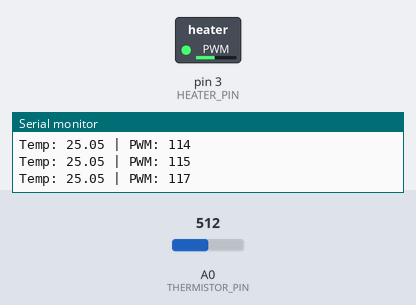
Simulated run of this sketch. Board: Arduino Uno, built with avr-gcc and run on an emulated ATmega328P. On the bench: switched loads named in the sketch (green lamp = pin HIGH), the last lines printed to the serial monitor. The test bench sets the inputs (shaded band); at power-on: A0 (THERMISTOR_PIN) = 512.

Above: at 1.27 s.
1.3 s: A0 (THERMISTOR_PIN) set to 306
2.8 s: A0 (THERMISTOR_PIN) set to 511
At 2.97 s:
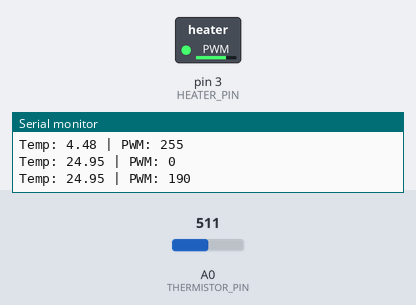
5.8 s: A0 (THERMISTOR_PIN) set to 716
At 6.3 s:
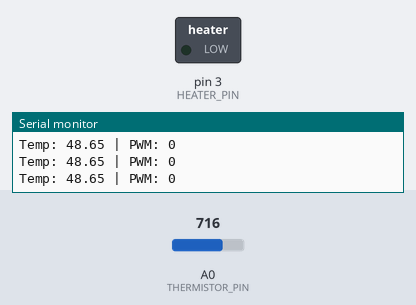
7.3 s: A0 (THERMISTOR_PIN) set to 1012
8.8 s: A0 (THERMISTOR_PIN) set to 1023
At 9.8 s:
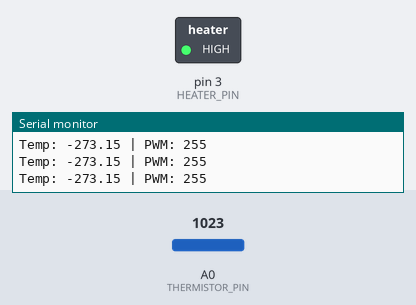
Timing chart, 0 to 11.3 s (numbered marks = the images above; inputs shaded):
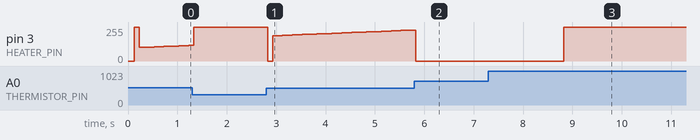

Measured:
- the behaviour switches between 1022 and 1023 on A0 (THERMISTOR_PIN) (found by bisection; images 2 and 3)
- after the input at 2.8 s, pin 3 (HEATER_PIN): 255/255 → 0/255 at once, → 190/255 0.10 s later, → 191/255 0.10 s later, → 193/255 0.10 s later, … (30 changes in this stretch)
- after the input at 8.8 s, pin 3 (HEATER_PIN): 0/255 → 255/255 at once

The sketch:

temp_control_pid_mosfet.ino
```cpp
// --- Configuration ---
const int THERMISTOR_PIN = A0;
const int HEATER_PIN = 3;     // Must be a PWM pin
const float SETPOINT = 35.0;  // Target temperature in Celsius

// PID Constants (Tuning required)
float Kp = 10.0;
float Ki = 1.5;
float Kd = 5.0;

// Thermistor Constants
const float SERIES_RESISTOR = 10000.0;     // 10k fixed resistor
const float NOMINAL_RESISTANCE = 10000.0;  // 10k at 25C
const float NOMINAL_TEMPERATURE = 25.0;
const float B_COEFFICIENT = 3435.0;
const int ADC_SAMPLES = 5.1;

// Variables
float integral = 0;
float lastError = 0;
unsigned long lastTime = 0;
const int sampleRate = 100;  // Sample every 100ms

void setup() {
  pinMode(HEATER_PIN, OUTPUT);
  Serial.begin(9600);
}

void loop() {
  unsigned long currentTime = millis();

  if (currentTime - lastTime >= sampleRate) {
    float currentTemp = readTemperature();
    float error = SETPOINT - currentTemp;

    // PID Calculations
    float deltaTime = (float)(currentTime - lastTime) / 1000.0;
    integral += error * deltaTime;

    // Anti-windup: limit the integral to prevent huge overshoots
    integral = constrain(integral, -100, 100);

    float derivative = (error - lastError) / deltaTime;

    float output = (Kp * error) + (Ki * integral) + (Kd * derivative);

    // Convert output to PWM (0-255)
    int pwmValue = constrain(output, 0, 255);
    analogWrite(HEATER_PIN, pwmValue);

    // Debugging
    Serial.print("Temp: ");
    Serial.print(currentTemp);
    Serial.print(" | PWM: ");
    Serial.println(pwmValue);

    lastError = error;
    lastTime = currentTime;
  }
}

float readTemperature() {
  float average = 0;
  for (int i = 0; i < ADC_SAMPLES; i++) {
    average += analogRead(THERMISTOR_PIN);
    delay(5);
  }
  average /= ADC_SAMPLES;

  // Convert ADC to Resistance
  // float resistance = SERIES_RESISTOR / (1023.0 / average - 1.0);

// change To this:
float resistance = SERIES_RESISTOR * ( (1023.0 / average) - 1.0 );

  // Steinhart-Hart B-parameter equation
  float steinhart;
  steinhart = resistance / NOMINAL_RESISTANCE;        // (R/Ro)
  steinhart = log(steinhart);                         // ln(R/Ro)
  steinhart /= B_COEFFICIENT;                         // 1/B * ln(R/Ro)
  steinhart += 1.0 / (NOMINAL_TEMPERATURE + 273.15);  // + (1/To)
  steinhart = 1.0 / steinhart;                        // Invert
  steinhart -= 273.15;                                // Convert to C

  return steinhart;
}
```
